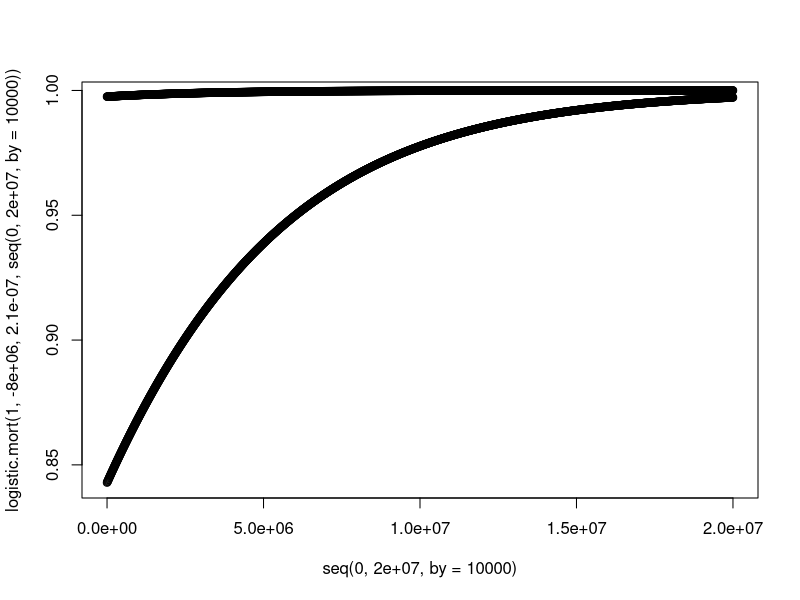
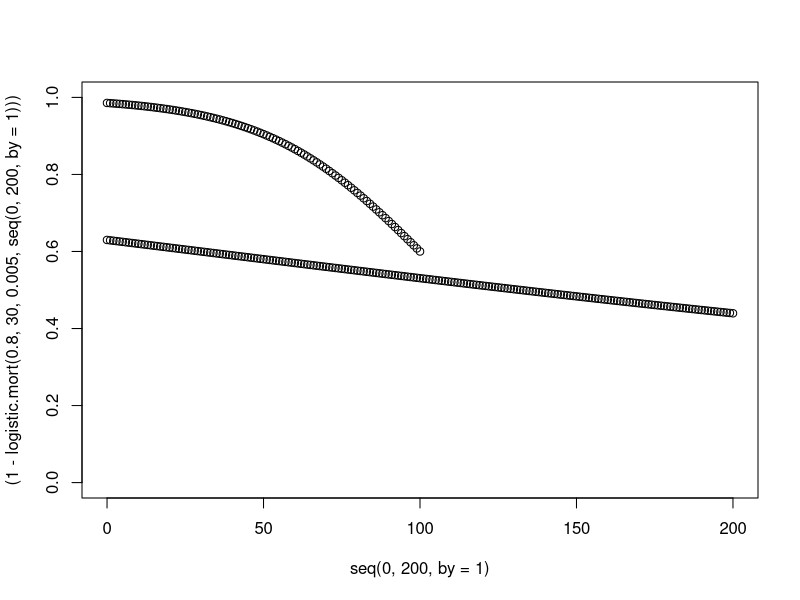
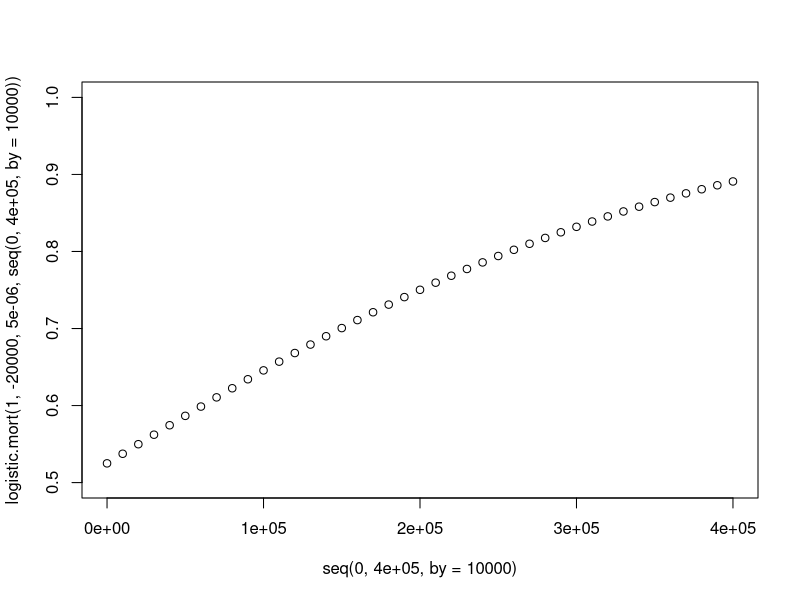

Here is the R script that generated these plots, in order:
########################@
# Functions for modeling COTS demography and dispersal -----

#   Authors: Kevin Shoemaker, Sam Matthews
#
#   28 September 2016 - Updated initializeCoTSabund to matrix form
#                     - started scripting mortality, fecundity, dispersal functions
#
#   THINGS TO DO:
#         1. Add coral cover to dispersal probabilities
#         2. Incoroporate the [chl] conditions on the dispersal path
#         3. Write function to determine Carrying Capacity for Pred Prey Dynamics
#         4. DENSITY DEPENDENCE ON FECUNDITY AND TRANSITION



###################!
# BUILD DISPERSAL MATRIX ----
###################!

# setwd(DATA_DIRECTORY)
# Coords <- PopData[,c('lon','lat')]
# coordinates(Coords) <- ~lon+lat
# Gdist <- gDistance(Coords, Coords, byid = T)
# Gdist[1:10,1:10]
# # Convert to km
# Gdist <- Gdist*100
# # Limit the distance matrix to ~500km. i.e set >500km to NA
# Gdist[Gdist>500] <- 0
# Gdist.Sp <- Matrix::Matrix(Gdist, sparse=T)
# # Convert to probability matrix where probability of dispersal is inverse of distance
# Pdist = signif(1/Gdist.Sp,3)
# Pdist.Sp <- Matrix::Matrix(Pdist, sparse=T)

###################!
# BASIC VITAL RATE AND GROWTH FUNCTIONS ----
###################!

# converts diameter (in mm) to mass (in grams)

COTS_MassFromDiam <- function(Diam){
  Mass <- signif(6.29*10^-5*Diam^2.929,3)
  return(Mass)
}


# converts female mass to total larval fecundity 

COTS_FecFromMass <- function(Mass){
  Fec <- signif(558*Mass^1.439,4)
  return(Fec)
}


###################!

###################!
# initializeCOTSabund ----
###################!
# OBJECTIVE:
#    generate an object for storing the COTS abundance in each pixel. 
# PARAMS:
#    - reefmap: raster template for the study region: NA outside of reefs, reef ID value within reefs 
#    - PopData: data frame containiing PIXEL ID's, percent reef cover and environ vriable
#    - COTSInterp: txt file containing interpolated values of COTS Manta tow, giving a value for CoTS density
#    - Year: Which year we are using as our starting values
#    - Detectability: detectability of adult CoTS from MAnata tow surveys
#    - stagenames: vector of stagenames eg J1, J2, A1
#    - nstages: number of stages
#    - nreefs: number of reefs in simulation
#    - npops: number of separate populations - initially using every reef pixel as a reef
# RETURNS:
#    - COTSabund: spatially-structured and stage-structured COTS abundance
#           COTSabund$J_1: vector representing spatially structured abundance of Juvenile stage 1 individuals
#           COTSabund$J_2: vector representing spatially structured abundance of Juvenile stage 2 individuals
#           COTSabund$A: vector representing spatially structured abundance of reproductive adult individuals
#           COTSabund$S: vector representing spatially structured abundance of senile adult individuals
#           NOTE: larvae are not considered explicitly here. 
###################!

# De'ath Calibration
df1 = data.frame(MT = c(0,0.1,0.22,1), DENS = c(0,3500,4900,11000))

MTCalib.gam = lm(DENS~sqrt(MT), data=df1)
MTCalib.gaminv = lm(sqrt(MT)~DENS, data=df1)
# plot( df1$DENS, sqrt(df1$MT))
# predict(MTCalib.gam, newdata = data.frame(MT=0.0))
# predict(MTCalib.gaminv, newdata = data.frame(DENS=2638))^2
# ggplot(df1, aes(x=MT, y=DENS)) +geom_smooth(method = "gam", formula = y ~ s(x, bs = "cs", k=1))
initializeCOTSabund <- function(data.grid, data.COTS, Year, stagenames, 
                                COTS_StableStage, npops, j){
  # browser()
  ### set NA Values in interpolation CoTS.init to 0
  data.COTS[is.na(data.COTS)] <- 0
  
  nstages <- length(stagenames)
  
  ### Set up the COTS abundance object
  COTSabund <- matrix(0,nrow=npops, ncol=nstages)
  colnames(COTSabund) <- stagenames
  
  ### Set up reference for year
  colname <- paste('COTS_', Year, sep="")
  # browser()
  preds = predict(MTCalib.gam, newdata=data.frame(MT=COTS.rsmpl[,Year-1995, j]*1.5))
  data.COTSPredSub = data.grid %>% dplyr::select(PIXEL_ID, REEF_NAME) %>% dplyr::left_join(data.COTSPred)
  COTSabund[,'A'] <- round(ifelse(preds<0.005,0,preds),0)*data.COTSPredSub$PA_stack
  ### Update abundances based from interpolated manta tow data
  # COTSabund[,'A'] <- round(data.COTS[,colname] * (666/0.7) * (data.grid$PercentReef/100),0)   # 666 converts manta tow to 1kmx1km
  # COTSabund[,'A'] <- round(COTS.rsmpl[,1997-Year, j] * (666/0.7) * (data.grid$PercentReef/100),0) 
  COTSabund[,'J_2'] <- round(COTSabund[,'A'] * as.numeric(COTS_StableStage[2]/COTS_StableStage[3]),0)
  COTSabund[,'J_1'] <- round(COTSabund[,'A'] * as.numeric(COTS_StableStage[1]/COTS_StableStage[3]),0)
  return(COTSabund)
}

# COTSabund <- initializeCOTSabund(data.grid, data.COTS, 1995, stagenames, 
#                                  COTS_StableStage, npops, 1)

    
###################!
# CoTS_StageTransition ----
###################!
# OBJECTIVE: Transition all individuals through life stages
#    
# PARAMS: 
#     - COTSabund: Matrix of CoTS abundances for which to transition
#     - COTSmort: named Vector of natural mortality rates for each stage
#     - COTSremain: named Vector of proportions of individuals that remain in current life stage
#    
# RETURNS: 
#     - newCOTSabund: COTS abund updated after 6 month time step
#     
###################!

COTS_StageTransition <- function(COTSabund, COTSmort, COTSremain) {
  
  #Set up matrices
  newCOTSabund <- matrix(0,nrow=nrow(COTSabund), ncol=ncol(COTSabund))
  colnames(newCOTSabund) <- colnames(COTSabund)
  COTS_Mort <- matrix(0,nrow=nrow(COTSabund), ncol=ncol(COTSabund))
  colnames(COTS_Mort) <- colnames(COTSabund)
  COTS_Remain <- matrix(0,nrow=nrow(COTSabund), ncol=ncol(COTSabund))
  colnames(COTS_Remain) <- colnames(COTSabund)
  COTS_Trans <- matrix(0,nrow=nrow(COTSabund), ncol=ncol(COTSabund))
  colnames(COTS_Trans) <- colnames(COTSabund)
  
  # apply mortality
  COTS_Mort <- sweep(COTSabund,MARGIN=2,COTSmort,`*`)
  # update abundance
  # newCOTSabund <- COTSabund - COTS_Mort
  newCOTSabund <- COTSabund # this removes the mortality from this function so it is all handled in the pred prey dynamics
  
  # number of COTS remaining and transitioning for each stage based on post-mortality abundaces
  COTS_Remain <- sweep(newCOTSabund,MARGIN=2,COTSremain,`*`)
  COTS_Trans <- sweep(newCOTSabund,MARGIN=2,1-COTSremain,`*`)
  
  # update newCOTSabund
  newCOTSabund[, 'J_1'] <- round(COTS_Remain[,'J_1'],0)
  newCOTSabund[, 'J_2'] <- round(COTS_Remain[,'J_2'] + COTS_Trans[,'J_1'],0)
  newCOTSabund[, 'A'] <- round(COTS_Remain[,'A'] + COTS_Trans[,'J_2'],0)
  return(newCOTSabund)
}

# COTSabund <- COTS_StageTransition(COTSabund = initCOTS, COTSmort = COTSmort, COTSremain = COTSremain)




####################!
# CoTS_Fecundity ----
####################!
# OBJECTIVE: 1. Assume a size distribution amongst adults and then sample diameters
#            2. Convert diameter to mass 
#            3. Convert mass to eggs
#            4. Include maternal condition 
#            
#    
# PARAMS: 
#     - COTSabund: standard abundance matrix for the time step
#     - mean: mean of the size distribution of COTS adults
#     - sd: standard deviation of size distribution
#     - npops: number of pixels
#     - mat.cond: maternal condition is a function of resources on source reef
# RETURNS:
#     - TotalLarvae: Total larvae produced per pixel
#     - mat.cond: maternal condition is a function of resources on source reef
#         to be used in the dispersal/settlment fucntion
#     
###################!

COTS_Fecundity <- function(COTSabund, mean, sd, npops, SR) {
    
  ### Intitialize matrix to store total eggs
  COTS_Eggs <- vector(mode = "numeric", length = npops)
    for (r in 1:npops) {
        Sizes <- rnorm(COTSabund[r,'A']*(10-SR)/10, mean, sd)
        Sizes[Sizes<0] = 0
        COTS_Eggs[r] <- sum(COTS_FecFromMass(COTS_MassFromDiam(Sizes)))
    }
    return(COTS_Eggs)
}

COTSPCF = function (npops, SexRatio) {
  COTSabund = matrix(NA, nrow=npops, ncol=3)
  COTSabund[,3] = seq(1,100000, length.out = npops)
  colnames(COTSabund) = stagenames
  nEggs <- COTS_Fecundity(COTSabund, 250, 70, SR = SexRatio, npops=npops)
  avgPCF = mean(nEggs[-1]/COTSabund[,'A'][-1])
  sdPCF = sd(nEggs[-1]/COTSabund[,'A'][-1])
  return(c(avgPCF,sdPCF))
}



COTS_Fecundity.PCF = function(COTSabund, PCFParams, SexRatio) {
  nEggs = COTSabund[,'A']*rnorm(1, PCFParams[1], PCFParams[2])*((10-SexRatio)/10)
  #nEggs.Pois = vector("numeric", length = npops)
  #for (i in 1:length(nEggs)){
   # nEggs.Pois[2] = rpois(1,1e10)
  #}
  return(nEggs)
}

# nEggs = COTS_Fecundity.PCF(COTSabund, PCFParams, SexRatio=5)

###################!
# CoTS_Fertilisation ----
###################!
# OBJECTIVE: Determine the fertilisation success(%) at different densities of COTS (between 0-150,000)
#    
# PARAMS:
#     - nLarvae: vector of number of larvae produced for each pixel
#     - SexRatio: integer from 1:9 indicating the male:female sex ratio ie
#     -   1 = 0.1M:0.9F
#    
# RETURNS:
#     - 
#     
###################!

COTS_Fertilisation = function(nEggs, nCOTS, SexRatio, FvDParams) {
  # Von Bertanlanffy Growth = Proportion of Eggs fertilised
  # browser()
  fEggs = FvDParams[SexRatio,"Linf"] * (1 - exp(-FvDParams[SexRatio,"K"] * (nCOTS - FvDParams[SexRatio,"t0"])))
  nLarvae = nEggs * fEggs
  return(nLarvae)
}

# nLarvae = COTS_Fertilisation(nEggs = nEggs, nCOTS = COTSabund[,'A'], SexRatio =5, FvDParams = FvDParams)
# range(nLarvae, na.rm = T)
##### PRODUCING NEGATIVE LARVAE



###################!


##############!
# CoTS_Dispersal ----
#############!  
# OBJECTIVE: Disperse larvae throughout the system based on the coralcover (maternal
#             condition), a connectivity matrix, and a vector containing self recruitment
# PARAMS: 
#   - ConnMat: 16035x16035 connectivity matrix
#   - SelfRecruit: 16035 vector containing estimates of self recruitment
#   - CoralCover: 16035 vector containing coral cover for the preceding year to determine
#               the maternal condition (needs to be looked into further)
# RETURNS: 
#   - LarveMax: 16035 vector containing the maximum larve received by each reef
  
# SelfRecruit = rep(0.1, npops)
# Pdist[Pdist==Inf] = 1
# Pdist.test = Pdist[1:1000, 1:1000]  

CoTS_Dispersal <- function(ConnMat, COTSabund, nLarvae, CoralCover, Pred, npops){
  # PsuedoCode:
  # 1. Loop through every population of fertilised eggs
  # 2. Discard 80% of eggs, then distribute the remainder as a function of distance
  # 3. Multiply nLarvae * connectivity probabilities to get larvae max
  # 5. Determine path of larvae to estimate survival (leave this for now)
  # 4. add vector of larvae produced to COTSabund
  # browser()
  nLarvae = ifelse(nLarvae < 0 , 0, nLarvae) ### FIx this
  nLarvae = as.matrix((1-Pred)*nLarvae) # assume 80% lost to the sea
  row.names(nLarvae) = data.grid$REEF_NAME
  nLarvae_Reef = rowsum(nLarvae, row.names(nLarvae), reorder = F) 
  nArriving_Reef = ConnMat
  nArriving_Reef[nArriving_Reef > 0] = 0
  
  for (i in 1:length(nLarvae_Reef)) {
    nArriving_Reef[i,] = signif(nLarvae_Reef[i]*(ConnMat[i,]),3)
  }
  nArriving_Reef = base::colSums(nArriving_Reef, na.rm = T) # create total juveniles arriving at a reef
  nArriving_Reef_PerPix = nArriving_Reef/Pixels$Pixels
  names(nArriving_Reef_PerPix) = colnames(ConnMat)
  match(data.grid$REEF_NAME, colnames(ConnMat))
  nArriving = nArriving_Reef_PerPix[match(data.grid$REEF_NAME, colnames(ConnMat))]
  COTSabund[,'J_1'] = COTSabund[,'J_1'] + nArriving # add these to our abundance
  # need to add a line that increases survival based on maternal resources
  return(COTSabund)
}

# COTSabund.t1 = CoTS_Dispersal(ConnMat = COTS.ConnMat, COTSabund = COTSabund, npops=npops,
#                               nLarvae=nLarvae, Pred=0.80)


##############!
# CoTS_Dispersal_Conn ----
#############!  
# OBJECTIVE: Disperse larvae throughout the system based on the connectivity matrix, 
# PARAMS: 
#   - ConnMat: 3806x3806 connectivity matrix
#   - COTSabund: 15928 x 3 matrix containing COTS abundances from current timestep
#   - CoralCover: 15928 vector containing coral cover for the current year to determine
#               the maternal condition (needs to be looked into further)
# RETURNS: 
#   - COTSabund: updated 15928 x 3 matrix containing COTS abundances from current timestep

# START HERE ----

CoTS_Dispersal_Conn <- function(COTSConnMat, COTSabund, nLarvae, CoralCover, Loss, npops){
  # PsuedoCode:
  # 1. Loop through every population of fertilised eggs
  # 2. Sum eggs up to reef level
  # 3. Multiply nLarvae * connectivity probabilities to get larvae ditributed to each reef
  # 5. Split up larve to each of the cells within the reef based on coral percentage
  # 4. add vector of larvae produced to COTSabund
  # browser()
  nLarvae = (1-Loss)*nLarvae # assume 80% lost to the sea
  nArriving = matrix(nrow=npops, ncol=npops)
  for (i in 1:npops) {
    nArriving[i,] = signif(nLarvae[i]*(ConnMat[i,]/sum(ConnMat[i,])),3)
  }
  nArriving = base::colSums(nArriving, na.rm = T) # create total juveniles arriving
  COTSabund[,'J_1'] = COTSabund[,'J_1'] + nArriving # add these to our abundance
  # need to add a line that increases survival based on maternal resources
  return(COTSabund)
}



##############!
# doCOTSDispersal ----
#############! 

# plot(seq(1,10000, 200), (0.7 * (1 - exp(-4e-4 * (seq(1,10000, 200) - 0)))))
# This is the master fucntion that incorporates the above functions

doCOTSDispersal = function(season, COTSabund, CoralCover, SexRatio, ConnMat, PCFParams, Pred, 
                           FvDParams, Fbase, CCRatioThresh, Year, data.chl, data.chl.resid, j, selfseed){
  # browser()
  COTSabund = COTSabund
  b = (1-Fbase)/CCRatioThresh # Make Ratio a parameter for tuning
  
  COTSMT = predict(MTCalib.gaminv, newdata=data.frame(DENS=COTSabund[,3]))^2
  COTSMT = ifelse(COTSMT <0.00001, 0,COTSMT)
  Ratio = (CoralCover*data.grid$PercentReef/100)/COTSMT # Do i need % Reef here?
  if (season=="summer"){
    # Per Capita Fecundity
    nEggs = COTSabund[,'A']*rnorm(1, PCFParams[1], PCFParams[2])*((10-SexRatio)/10)
    # Add in density dependent fecundity
    nEggs[which(Ratio<CCRatioThresh)] = (nEggs*(Fbase + (b*Ratio)))[which(Ratio<CCRatioThresh)]
    # Fertilisation by Density
    fEggs = FvDParams[1] * (1 - exp(-FvDParams[2] * (COTSabund[,'A'] - FvDParams[3])))
    nLarvae = round(nEggs * fEggs,0)
    # Do Dispersal ----
    nLarvae = ifelse(nLarvae < 0 , 0, nLarvae) ### FIx this
    nLarvae = round(as.matrix((1-Pred)*nLarvae),0) # assume 98% Larval Predation
    
    # Add in Chlorophyll relationship for survival
    chl = data.Chl[,as.character(Year)] + data.chl.resid[,(Year-1990+1),j]
    chl = ifelse(chl<0,0,chl)
    surv.pred = inv.logit(predict(chl.lm, newdata = data.frame(chl=chl)))
    
    nLarvae = nLarvae*surv.pred
    # Add in Larval Nutrition at home reef
    
    row.names(nLarvae) = data.grid$REEF_NAME
    nLarvae_Reef = rowsum(nLarvae, row.names(nLarvae), reorder = F) 
    nArriving_Reef = ConnMat
    nArriving_Reef[nArriving_Reef > 0] = 0
    
    for (i in 1:length(nLarvae_Reef)) {
      nArriving_Reef[i,] = round(nLarvae_Reef[i]*(ConnMat[i,]),0)
    }
    # browser()
    diag(nArriving_Reef) = diag(nArriving_Reef)*selfseed
    nArriving_Reef = base::colSums(nArriving_Reef, na.rm = T) # create total juveniles arriving at a reef
    data.COTSPred = data.COTSPred[match(Pixels$REEF_NAME, data.COTSPred$REEF_NAME),]
    nArriving_Reef = nArriving_Reef*data.COTSPred$PA_stack
    nArriving_Reef_PerPix = round(nArriving_Reef/Pixels$Pixels,0)
    names(nArriving_Reef_PerPix) = colnames(ConnMat)
    # match(data.grid$REEF_NAME, colnames(ConnMat))
    nArriving = nArriving_Reef_PerPix[match(data.grid$REEF_NAME, colnames(ConnMat))]
    # Add in Larval Nurtrition at destination reef
    COTSabund[,'J_1'] = COTSabund[,'J_1'] + nArriving # add these to our abundance
   
  }
  return(COTSabund)
}


# test.winter = doCOTSDispersal("winter", initCOTS, SR=5, ConnMat = Pdist.test)

##############!
# doCOTSdemography ----
#############! 

# This is the master fucntion that incorporates the above functions
doCOTSDemography = function(season, COTSabund, COTSmort, COTSremain){
  newCOTSabund = COTSabund
  if (season=="winter"){ 
    #Set up matrices
    newCOTSabund <- matrix(0,nrow=nrow(COTSabund), ncol=ncol(COTSabund))
    colnames(newCOTSabund) <- colnames(COTSabund)
    COTS_Mort <- matrix(0,nrow=nrow(COTSabund), ncol=ncol(COTSabund))
    colnames(COTS_Mort) <- colnames(COTSabund)
    COTS_Remain <- matrix(0,nrow=nrow(COTSabund), ncol=ncol(COTSabund))
    colnames(COTS_Remain) <- colnames(COTSabund)
    COTS_Trans <- matrix(0,nrow=nrow(COTSabund), ncol=ncol(COTSabund))
    colnames(COTS_Trans) <- colnames(COTSabund)
    
    # apply mortality
    # COTS_Mort <- sweep(COTSabund,MARGIN=2,COTSmort,`*`)
    # update abundance
    newCOTSabund <- COTSabund - COTS_Mort
    
    # number of COTS remaining and transitioning for each stage based on post-mortality abundaces
    COTS_Remain <- sweep(newCOTSabund,MARGIN=2,COTSremain,`*`)
    COTS_Trans <- sweep(newCOTSabund,MARGIN=2,1-COTSremain,`*`)
    
    # update newCOTSabund
    newCOTSabund[, 'J_1'] <- round(COTS_Remain[,'J_1'],0)
    newCOTSabund[, 'J_2'] <- round(COTS_Remain[,'J_2'] + COTS_Trans[,'J_1'],0)
    newCOTSabund[, 'A'] <- round(COTS_Remain[,'A'] + COTS_Trans[,'J_2'],0)
  }
  return(newCOTSabund)
}

# test.summer = doCOTSDemography("summer", initCOTS)
# test.winter = doCOTSDemography("winter", initCOTS)





####################!
# doCoralConsumption ----
####################!
# OBJECTIVE:
#    - Determine the percentage Coral Cover consumed 
# PARAMS:
#    - season: "su,,er, or "winter" to determine the leve of coral consumption
#    - COTSabund: spatially-structured and stage-structured COTS abundance
#    - CoralCover: Spatially structured coral cover
# RETURNS:
#    - CoralCover: Spatially structured coral cover
###################!


doCoralConsumption = function(season, COTSabund, CoralCover, ConsRate, COTSfromCoralModel, Cbase, CMax, CCRatioThresh) {
  if (COTSfromCoralModel==T) {
    CRemaining = CoralCover
    CChange = rep(0, length(CoralCover))
  } else {
  #browser() 
  COTSMT = predict(MTCalib.gaminv, newdata=data.frame(DENS=COTSabund[,3]))^2
  COTSMT = ifelse(COTSMT <0.00001, 0,COTSMT)
  Ratio = (CoralCover*data.grid$PercentReef/100)/COTSMT
  b = (1-Cbase)/CCRatioThresh
  #######STARRT HERE!!!!!!!!!!!!!!!!
  ConsRate.D = rep(CMax, length(CoralCover))
  ConsRate.D[which(Ratio<CCRatioThresh)] = (CMax*(Cbase + (b*Ratio)))[which(Ratio<CCRatioThresh)]
  if (season =="summer") {
    # browser()
    #CoralCover= Results[(Results$Year==year-1) & (Results$Season=="winter"),"CoralCover"]
    CAvailable = (CoralCover*data.grid$PercentReef/10000)*1e6*1e4 # in cm2
    # Do I want consumption to be density related?
    #CConsumed = ConsRate[,1]*COTSabund[,"A"]*182
    CConsumed = ConsRate.D*COTSabund[,"A"]*182
    CRemaining=((CAvailable-CConsumed)/1e10)*(10000/data.grid$PercentReef)
    CChange = CRemaining-CoralCover
    CRemaining[CRemaining < 0.5] <- 0.5
  } 
  if (season =="winter") {
    #CoralCover= Results[(Results$Year==year) & (Results$Season=="summer"),"CoralCover"]
    CAvailable = (CoralCover*data.grid$PercentReef/10000)*1e6*1e4 # in cm2
    # CConsumed = ConsRate[,2]*COTSabund[,"A"]*182
    CConsumed = ConsRate.D*COTSabund[,"A"]*182
    CRemaining=((CAvailable-CConsumed)/1e10)*(10000/data.grid$PercentReef)
    CChange = CRemaining-CoralCover
    CRemaining[CRemaining < 0.5] <- 0.5
  }
  }
  return(cbind(CRemaining, CChange))
}

# CoralCover = doCoralConsumption("winter", COTSabund = COTSabund, CoralCover = CoralCover[1:1000])


####################!
# doPredPreyDynamics ----
####################!
# OBJECTIVE:
#    - Restrict adult survival using Lotka Volterra Dynamics 
# PARAMS:
#    - season: "summer, or "winter" to determine the leve of coral consumption
#    - COTSabund: spatially-structured and stage-structured COTS abundance
#    - CoralCover: Spatially structured coral cover
# RETURNS:
#    - CoTS abund: spatially-structured and stage-structured COTS abundance
###################!

setCarryingCapacity = function(npops) {
  # browser()
  data.grid=data.grid[1:npops,]
  CC.10=rep(10,npops)
  # Calculate percent growth
  MinG.10 = doCoralGrowth(CC.10, B0=data.grid$pred.b0.mean[1:npops], WQ[1:npops], HC.asym = data.grid$pred.HCmax.mean[1:npops])[,2]
  # Number of COTS sustaianble at this level
  ConsRate = 250 # coral consumption rate
  CAvailable = (MinG.10*data.grid$PercentReef/10000)*1e6*1e4 # in cm2
  MinK.10A = CAvailable/(ConsRate*365)
  MinK.10J1 = MinK.10A*COTS_StableStage[1]/COTS_StableStage[3]
  MinK.10J2 = MinK.10A*COTS_StableStage[2]/COTS_StableStage[3]
  MinK.10 = as.matrix(cbind(MinK.10J1, MinK.10J2, MinK.10A)) ##THERE IS AN ISSUE WITH THE MAGNITUDE OF COTS CARRYING CAPACITY
  
  CC.0.5=rep(0.5,npops)
  # Calculate percent growth
  MinG.0.5 = doCoralGrowth(CC.0.5, B0=data.grid$pred.b0.mean[1:npops], WQ[1:npops], HC.asym = data.grid$pred.HCmax.mean[1:npops])[,2]
  # Number of COTS sustaianble at this level
  ConsRate = 250 # coral consumption rate
  CAvailable = (MinG.0.5*data.grid$PercentReef/10000)*1e6*1e4 # in cm2
  MinK.0.5A = CAvailable/(ConsRate*365)
  MinK.0.5J1 = MinK.0.5A*COTS_StableStage[1]/COTS_StableStage[3]
  MinK.0.5J2 = MinK.0.5A*COTS_StableStage[2]/COTS_StableStage[3]
  MinK.0.5 = as.matrix(cbind(MinK.0.5J1, MinK.0.5J2, MinK.0.5A))
return(list=c(as.data.frame(MinK.0.5), data.frame(MinK.10)))
}


CoralCOTSMort = function(p,CoralCover) {
  (1 - (p*CoralCover/(10+CoralCover)))
}
# logistic.mort = function(phi1, phi2,phi3, x) {
# y <-phi1/(1+exp(-(phi2+phi3*x)))
# return(y)
# }
logistic.mort = function(phi1, phi2,phi3, x) {
  y <-phi1/(1+exp(-phi3*(x-phi2)))
  return(y)
}
# threshdf = data.frame(MT = c(0.22,1,3,6,10,20),
#                       A=predict(MTCalib.gam, newdata=data.frame(MT=c(0.22,1,3,6,10,20))),
#                       J2 = predict(MTCalib.gam, newdata=data.frame(MT=c(0.22,1,3,6,10,20)))*COTS_StableStage[2]/COTS_StableStage[3],
#                       J1 = predict(MTCalib.gam, newdata=data.frame(MT=c(0.22,1,3,6,10,20)))*COTS_StableStage[1]/COTS_StableStage[3])
# COTS_StableStage
plot(seq(0,20000000, by=10000), logistic.mort(1, -0.8e7, 0.00000021, seq(0,20000000, by=10000)))
points(seq(0,20000000, by=10000), logistic.mort(1, -2e7, 0.0000003, seq(0,20000000, by=10000)))

# # CC Ratio
# x=100

plot(seq(0,200, by=1), (1-logistic.mort(0.8, 30, 0.005, seq(0,200, by=1))), ylim=c(0,1))
points(seq(0,100, by=1), (1-logistic.mort(0.8, 100, 0.04, seq(0,100, by=1))), ylim=c(0,1))
# points(seq(0,200, by=1), logistic.mort(1, -2e7, 0.00000023, seq(0,20000000, by=10000)))
# # #
plot(seq(0,400000, by=10000), logistic.mort(1, -0.2e5, 0.000005, seq(0,400000, by=10000)),ylim=c(0.5,1))
# points(seq(0,200000, by=10000), logistic.mort(1, -0.4e5, 0.000013, seq(0,200000, by=10000)))
# plot(seq(0,50000, by=1000), logistic.mort(1, 5e3, 0.0005, seq(0,50000, by=1000)), ylim=c(0,1))
# points(seq(0,50000, by=1000), logistic.mort(1, 5e3, 0.00015, seq(0,50000, by=1000)))
# # points(seq(0,200000, by=10000), logistic.mort(1, 0.4, 0.000005, seq(0,200000, by=10000)))
# plot(CoralCOTSMort(0.2,seq(0,100, 1)))


doPredPreyDynamics = function(COTSabund, CoralCover, Crash, CCRatioThresh, CCRatioThresh2, maxmort, 
                              J2M, J1M, J2R, J1R, AM, AR, season, COTSmort, DensDepend) {
  # Implement ratio dependent mortality on Adults and J_2
  if (season=="winter") {
  # for (i in 1:(length(WhichPopCrash)-1)){
  #   WhichPopCrash[[i+1]] = WhichPopCrash[[i]]
  # }
  # browser()
  b = (COTSmort[3]-1)/(CCRatioThresh-CCRatioThresh2) # Make Ratio a parameter for tuning
  b2 = (COTSmort[2]-1)/(CCRatioThresh-CCRatioThresh2)
  b3 = (COTSmort[1]-1)/(CCRatioThresh-CCRatioThresh2)
  COTSMT = predict(MTCalib.gaminv, newdata=data.frame(DENS=COTSabund[,3]))^2
  COTSMT = ifelse(COTSMT <0.001, 0,COTSMT)
  Ratio = (CoralCover*data.grid$PercentReef/100)/COTSMT
  J2Mort = logistic.mort(1, J2M, J2R, COTSabund[,2])
  J1Mort = logistic.mort(1, J1M, J1R, COTSabund[,1])
  AMort = (1-logistic.mort((1-COTSmort[3]), AM, AR, Ratio))
  

  COTSabund[,"A"][which(Ratio<CCRatioThresh2)] = round((COTSabund[,"A"]*(1-maxmort))[which(Ratio<CCRatioThresh2)],0)
  COTSabund[,"J_1"][which(Ratio<CCRatioThresh2)] = round((COTSabund[,"J_1"]*(1-maxmort))[which(Ratio<CCRatioThresh2)],0)
  COTSabund[,"J_2"][which(Ratio<CCRatioThresh2)] = round((COTSabund[,"J_2"]*(1-maxmort))[which(Ratio<CCRatioThresh2)],0)
  if(DensDepend == T){COTSabund[,"A"] = COTSabund[,"A"]*(1-AMort)
      COTSabund[,"J_2"] = COTSabund[,"J_2"]*(1-J2Mort)
      COTSabund[,"J_1"] = COTSabund[,"J_1"]*(1-J1Mort)} else {
    COTSabund[,"A"][which(Ratio<CCRatioThresh2)] = round((COTSabund[,"A"]*(1-maxmort))[which(Ratio<CCRatioThresh2)],0)
    COTSabund[,"A"][which(Ratio<CCRatioThresh & Ratio >= CCRatioThresh2)] =
      round((COTSabund[,"A"]*(1 + (b*Ratio)))[which(Ratio<CCRatioThresh & Ratio >= CCRatioThresh2)],0)
    COTSabund[,"A"][which(Ratio>=CCRatioThresh)] = round((COTSabund[,"A"]*(1-COTSmort[3]))[which(Ratio>=CCRatioThresh)],0)
  }
  
  # COTSabund[,"J_2"][which(Ratio<CCRatioThresh2)] = round((COTSabund[,"J_2"]*(1-maxmort))[which(Ratio<CCRatioThresh2)],0)
  # COTSabund[,"J_2"][which(Ratio>=CCRatioThresh)] = round((COTSabund[,"J_2"]*(1-COTSmort[2]))[which(Ratio>=CCRatioThresh)],0)
  # COTSabund[,"J_1"][which(Ratio<CCRatioThresh2)] = round((COTSabund[,"J_1"]*(1-maxmort))[which(Ratio<CCRatioThresh2)],0)
  #  COTSabund[,"J_1"][which(Ratio>=CCRatioThresh)] = round((COTSabund[,"J_1"]*(1-COTSmort[1]))[which(Ratio>=CCRatioThresh)],0)
  }

  return(COTSabund)
} 

# Exponential Model of NAtural Mortality for Juveniles Keesing and Halford ----
# df = data.frame(size = c(1,3,5), M = c(6.5,1.24,0.45))
# mortlm = lm(log(M)~size, df)
# juv_growth = function(days){
#   7.08*exp(0.0045*days) - 6.60
# }
# size = juv_growth(1:365)
# mort = exp(predict(mortlm,newdata = data.frame(size = size))) + 0.13 # 0.13 is fish pred
# 
# mortdf = data.frame(Day = 1:365, size = size, mort = 1 -(mort/100))
# prod(mortdf$mort)

# Results[(Results$Year==1999),"CoralCover"] = rep(2,6000)
# 
# CoralCovertest = rep(2,6000)
# doPredPreyDynamics("summer", 2000, Results = Results, K=K, COTSabund = COTSabund, CoralCover = CoralCovertest )


#### Do Coral Distrubance ----
doCoralDisturbance = function (i, j, season, CoralCover, COTSfromCoralModel = F, 
                               storms.rsmpl, B.STORMS, WQ_Cyclone, 
                               COTS.rsmpl, B.COTS, WQ_CoTS,
                               bleaching.rsmpl, B.BLEACHING, WQ_bleach,
                               disease.rsmpl, B.DISEASE, unknown.rsmpl, B.UNKNOWN) {
  CoralCover = log(CoralCover)
  if (season =="summer"){
    # browser()
    ### Apply disturbances (bleaching, CoTS, disease, storms) in year 1994+i (starting from 1996)
    storms.rsmpl[,i,j][WQ > (-1)*B.STORMS[j]/WQ_Cyclone[1]] <- 0
    CoralCover[storms.rsmpl[,i,j]>0] <- CoralCover[storms.rsmpl[,i,j]>0] + 
      storms.rsmpl[,i,j][storms.rsmpl[,i,j]>0] * (B.STORMS[j] + WQ[storms.rsmpl[,i,j]>0] * WQ_Cyclone[1])
    if (COTSfromCoralModel == TRUE) {
      CoralCover[COTS.rsmpl[,i,j]>0] <- CoralCover[COTS.rsmpl[,i,j]>0] +
        COTS.rsmpl[,i,j][COTS.rsmpl[,i,j]>0] * (B.COTS[j] + WQ[COTS.rsmpl[,i,j]>0] * WQ_CoTS[1])
    }
    CoralCover[bleaching.rsmpl[,i,j]>0] <- CoralCover[bleaching.rsmpl[,i,j]>0] + 
      bleaching.rsmpl[,i,j][bleaching.rsmpl[,i,j]>0] * (B.BLEACHING[j] + WQ[bleaching.rsmpl[,i,j]>0] * WQ_bleach[1])
    CoralCover[disease.rsmpl[,i,j]>0] <- CoralCover[disease.rsmpl[,i,j]>0] + B.DISEASE[j] 
    CoralCover[unknown.rsmpl[,i,j]>0] <- CoralCover[unknown.rsmpl[,i,j]>0] + B.UNKNOWN[j] 
    CoralCover[CoralCover < log(0.1)] <- log(0.1) # sets minimal value to 10% (as 0% does not allow for recovery. 10% is the minimum HC cover observed in the LTMP data)
    # CoralCover <- b0 + (1 - b1)* CoralCover
  }
  return(exp(CoralCover))
  ### Store results
  #res[,year,j] <- exp(CoralCover)
  
}

doCoralGrowth = function(season, CoralCover, b0, b1) {
  if(season == "summer") {
    # b0.wq <- B0 + WQ * rnorm(length(WQ), mean=WQ.mn.sd[1], sd=WQ.mn.sd[2])
    # b1.wq <- b0.wq / log(HC.asym)
    CoralCover <- log(CoralCover)
    # CoralCover.t1 <- b0.wq + (1 - b1.wq)*CoralCover
    CoralCover.t1 = b0 + (1 - b1)*CoralCover
    return(cbind(CoralCover=exp(CoralCover.t1), CoralGrowth=(exp(CoralCover.t1)-exp(CoralCover))))
  }
  return(cbind(CoralCover=CoralCover, CoralGrowth=NA))
}

# doCoralGrowth("winter", 35,0.92,0.25)

####################
### COTS SANDBOX: for testing, etc.
####################
# 
#   
# 
# (CoralCover = CoralCoverParams$HCINI[,1][1:10])
# doCoralConsumption(1996,"summer",  COTSabund, CoralCover)
# doCoralConsumption(1996,"winter",  COTSabund, CoralCover)
# 
# 
#   
# # Step 1 - Create Geographic Distance Matrix
# # Step 2 - Convert to Sparse
#   
#   #############
#   # Build Dispersal Matrix (Pdist)----
#   
#   # Import coords of all of our sites ..NB for now this is the Env_Data
#   # setwd(DATA_DIRECTORY)
#   # Gdist <- load("Reefs.csv", header = TRUE) 
#   # Coords <- PopData[,c('lon','lat')]
#   # coordinates(Coords) <- ~lon+lat
#   # Gdist <- gDistance(Coords, Coords, byid = T)
#   
#   
#   # Convert to km
#   Gdist <- Gdist*100
#   
#   # Limit the distance matrix to ~500km. i.e set >500km to NA
#   Gdist[Gdist>500] <- 0
#   Gdist.Sp <- Matrix::Matrix(Gdist, sparse=T)
#   Gdist.Sp[1:10,1:10]
#   
#   #function to ignore NA's when summing
#   plus <- function(x) {
#     if(all(is.na(x))){
#       c(x[0],NA)} else {
#         sum(x,na.rm = TRUE)}
#   }
#   # Assume probability to be the inverse of distance --> need cumulative distrubtion function
#   Pdist <- apply(Gdist.Sp[1:10,1:10], 2, function(x) ((1/x)/plus(1/x))) 
#   signif(1/Gdist.Sp[1:10,1:10],3)
#   
#   
# 
#   
#     
# # ----------------------------------------------------   
# 
# x = matrix(rnorm(20), ncol=4)
# rownames(x) = paste("X", 1:nrow(x), sep=".")
# y = matrix(rnorm(12), ncol=4)
# rownames(y) = paste("Y", 1:nrow(y), sep=".")
# 
# 
# #find geographic distances between all sites
# 
# Pop1 <- PopData
# coordinates(Pop1) <- ~x+y
# Gdist <- gDistance(Pop1, Pop1, byid = T)
# 
# Gdist[1:10,1:10]
# # scale geographic distances between 0-1
# 
# # 1/((1-GDistNorm) - 0.5)
# 
# 
# m <- matrix(1, 3,3)
# v <- 1:3
# m*v
   ## build a very rough population transition matrix...

#  typical reproductive female is 300 mm in diameter

# Mass <- COTS_MassFromDiam(300)    # 1132 grams
# Fec <- COTS_FecFromMass(Mass)     # each female produces approx 14 million larvae!
# 
#   # assume that maybe 0.0001 of these larvae establish on a reef
# Fec <- Fec*0.0001
# 
# TransMat <- matrix(c(0,0.03,0,0,0,0,0.2,0,Fec/2,0,0.3,0.1,Fec/(2*6),0,0,0.6),nrow=4)
# 
# loadPackage("popbio")
# library(popbio)
# lambda(TransMat)         # strong positive growth rate: 3.57
# stable.stage(TransMat)   #stable age distribution

#### take away: stable stage distribution is heavily biased towards juveniles

# ##### Testing VBG ----
# 
# VBG.Models[[1]]
# 
# fert <- FvD[[7]][[2]][,2]
# dens <- FvD[[7]][[2]][,1]
# rm(dens, fert)
# head(FvD[[1]][[2]])
# 
# theta <- c(1, 0.1, 0.1)
# 
# out7 <- optim(theta, fn = SSQ, method = "BFGS", dens = na.omit(dens), fert=fert, hessian = TRUE)
# out7$par

